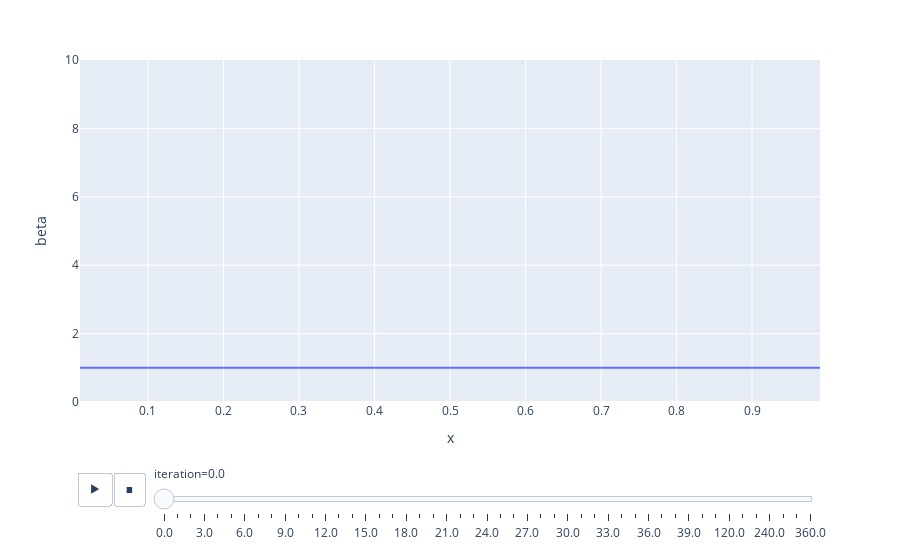

Notebook code cell kept with this figure:
### Code cell
import plotly.express as px
#fig, ax = plt.subplots(1, 1)
a=1
b=1
x = np.linspace(stats.beta.ppf(0.01, a, b),
                stats.beta.ppf(0.99, a, b), 100)

results = [np.array([[0]*len(x),x,stats.beta.pdf(x, a, b)]).T]


for i in range(1,400):
    outcome = np.random.binomial(1,0.2)
    a += outcome
    b += 1-outcome
    if i<=40:
        results.append(np.array([[i]*len(x),x,stats.beta.pdf(x, a, b)]).T)   
    elif i%40==0:
        results.append(np.array([[i]*len(x),x,stats.beta.pdf(x, a, b)]).T)   

df = pd.DataFrame(np.concatenate(results), columns=['iteration','x','beta']).sort_values(['iteration','x'])

fig = px.line(df, x='x', y='beta', animation_frame='iteration',range_y=[0,10])

fig.show()

### Figure 1 — Plotly figure (JSON) as saved in the notebook; plotly's stock layout.template omitted (floating-point values rounded to 4 significant figures)
{"data": [{"hovertemplate": "iteration=0.0<br>x=%{x}<br>beta=%{y}<extra></extra>", "legendgroup": "", "line": {"color": "#636efa", "dash": "solid"}, "mode": "lines", "name": "", "orientation": "v", "showlegend": false, "type": "scatter", "x": [0.01, 0.0199, 0.0298, 0.0397, 0.0496, 0.05949, 0.06939, 0.07929, 0.08919, 0.09909, 0.109, 0.1189, 0.1288, 0.1387, 0.1486, 0.1585, 0.1684, 0.1783, 0.1882, 0.1981, 0.208, 0.2179, 0.2278, 0.2377, 0.2476, 0.2575, 0.2674, 0.2773, 0.2872, 0.2971, 0.307, 0.3169, 0.3268, 0.3367, 0.3466, 0.3565, 0.3664, 0.3763, 0.3862, 0.3961, 0.406, 0.4159, 0.4258, 0.4357, 0.4456, 0.4555, 0.4654, 0.4753, 0.4852, 0.4951, 0.5049, 0.5148, 0.5247, 0.5346, 0.5445, 0.5544, 0.5643, 0.5742, 0.5841, 0.594, 0.6039, 0.6138, 0.6237, 0.6336, 0.6435, 0.6534, 0.6633, 0.6732, 0.6831, 0.693, 0.7029, 0.7128, 0.7227, 0.7326, 0.7425, 0.7524, 0.7623, 0.7722, 0.7821, 0.792, 0.8019, 0.8118, 0.8217, 0.8316, 0.8415, 0.8514, 0.8613, 0.8712, 0.8811, 0.891, 0.9009, 0.9108, 0.9207, 0.9306, 0.9405, 0.9504, 0.9603, 0.9702, 0.9801, 0.99], "xaxis": "x", "y": [1, 1, 1, 1, 1, 1, 1, 1, 1, 1, 1, 1, 1, 1, 1, 1, 1, 1, 1, 1, 1, 1, 1, 1, 1, 1, 1, 1, 1, 1, 1, 1, 1, 1, 1, 1, 1, 1, 1, 1, 1, 1, 1, 1, 1, 1, 1, 1, 1, 1, 1, 1, 1, 1, 1, 1, 1, 1, 1, 1, 1, 1, 1, 1, 1, 1, 1, 1, 1, 1, 1, 1, 1, 1, 1, 1, 1, 1, 1, 1, 1, 1, 1, 1, 1, 1, 1, 1, 1, 1, 1, 1, 1, 1, 1, 1, 1, 1, 1, 1], "yaxis": "y"}], "layout": {"legend": {"tracegroupgap": 0}, "margin": {"t": 60}, "sliders": [{"active": 0, "currentvalue": {"prefix": "iteration="}, "len": 0.9, "pad": {"b": 10, "t": 60}, "steps": [{"args": [["0.0"], {"frame": {"duration": 0, "redraw": false}, "fromcurrent": true, "mode": "immediate", "transition": {"duration": 0, "easing": "linear"}}], "label": "0.0", "method": "animate"}, {"args": [["1.0"], {"frame": {"duration": 0, "redraw": false}, "fromcurrent": true, "mode": "immediate", "transition": {"duration": 0, "easing": "linear"}}], "label": "1.0", "method": "animate"}, {"args": [["2.0"], {"frame": {"duration": 0, "redraw": false}, "fromcurrent": true, "mode": "immediate", "transition": {"duration": 0, "easing": "linear"}}], "label": "2.0", "method": "animate"}, {"args": [["3.0"], {"frame": {"duration": 0, "redraw": false}, "fromcurrent": true, "mode": "immediate", "transition": {"duration": 0, "easing": "linear"}}], "label": "3.0", "method": "animate"}, {"args": [["4.0"], {"frame": {"duration": 0, "redraw": false}, "fromcurrent": true, "mode": "immediate", "transition": {"duration": 0, "easing": "linear"}}], "label": "4.0", "method": "animate"}, {"args": [["5.0"], {"frame": {"duration": 0, "redraw": false}, "fromcurrent": true, "mode": "immediate", "transition": {"duration": 0, "easing": "linear"}}], "label": "5.0", "method": "animate"}, {"args": [["6.0"], {"frame": {"duration": 0, "redraw": false}, "fromcurrent": true, "mode": "immediate", "transition": {"duration": 0, "easing": "linear"}}], "label": "6.0", "method": "animate"}, {"args": [["7.0"], {"frame": {"duration": 0, "redraw": false}, "fromcurrent": true, "mode": "immediate", "transition": {"duration": 0, "easing": "linear"}}], "label": "7.0", "method": "animate"}, {"args": [["8.0"], {"frame": {"duration": 0, "redraw": false}, "fromcurrent": true, "mode": "immediate", "transition": {"duration": 0, "easing": "linear"}}], "label": "8.0", "method": "animate"}, {"args": [["9.0"], {"frame": {"duration": 0, "redraw": false}, "fromcurrent": true, "mode": "immediate", "transition": {"duration": 0, "easing": "linear"}}], "label": "9.0", "method": "animate"}, {"args": [["10.0"], {"frame": {"duration": 0, "redraw": false}, "fromcurrent": true, "mode": "immediate", "transition": {"duration": 0, "easing": "linear"}}], "label": "10.0", "method": "animate"}, {"args": [["11.0"], {"frame": {"duration": 0, "redraw": false}, "fromcurrent": true, "mode": "immediate", "transition": {"duration": 0, "easing": "linear"}}], "label": "11.0", "method": "animate"}, {"args": [["12.0"], {"frame": {"duration": 0, "redraw": false}, "fromcurrent": true, "mode": "immediate", "transition": {"duration": 0, "easing": "linear"}}], "label": "12.0", "method": "animate"}, {"args": [["13.0"], {"frame": {"duration": 0, "redraw": false}, "fromcurrent": true, "mode": "immediate", "transition": {"duration": 0, "easing": "linear"}}], "label": "13.0", "method": "animate"}, {"args": [["14.0"], {"frame": {"duration": 0, "redraw": false}, "fromcurrent": true, "mode": "immediate", "transition": {"duration": 0, "easing": "linear"}}], "label": "14.0", "method": "animate"}, {"args": [["15.0"], {"frame": {"duration": 0, "redraw": false}, "fromcurrent": true, "mode": "immediate", "transition": {"duration": 0, "easing": "linear"}}], "label": "15.0", "method": "animate"}, {"args": [["16.0"], {"frame": {"duration": 0, "redraw": false}, "fromcurrent": true, "mode": "immediate", "transition": {"duration": 0, "easing": "linear"}}], "label": "16.0", "method": "animate"}, {"args": [["17.0"], {"frame": {"duration": 0, "redraw": false}, "fromcurrent": true, "mode": "immediate", "transition": {"duration": 0, "easing": "linear"}}], "label": "17.0", "method": "animate"}, {"args": [["18.0"], {"frame": {"duration": 0, "redraw": false}, "fromcurrent": true, "mode": "immediate", "transition": {"duration": 0, "easing": "linear"}}], "label": "18.0", "method": "animate"}, {"args": [["19.0"], {"frame": {"duration": 0, "redraw": false}, "fromcurrent": true, "mode": "immediate", "transition": {"duration": 0, "easing": "linear"}}], "label": "19.0", "method": "animate"}, {"args": [["20.0"], {"frame": {"duration": 0, "redraw": false}, "fromcurrent": true, "mode": "immediate", "transition": {"duration": 0, "easing": "linear"}}], "label": "20.0", "method": "animate"}, {"args": [["21.0"], {"frame": {"duration": 0, "redraw": false}, "fromcurrent": true, "mode": "immediate", "transition": {"duration": 0, "easing": "linear"}}], "label": "21.0", "method": "animate"}, {"args": [["22.0"], {"frame": {"duration": 0, "redraw": false}, "fromcurrent": true, "mode": "immediate", "transition": {"duration": 0, "easing": "linear"}}], "label": "22.0", "method": "animate"}, {"args": [["23.0"], {"frame": {"duration": 0, "redraw": false}, "fromcurrent": true, "mode": "immediate", "transition": {"duration": 0, "easing": "linear"}}], "label": "23.0", "method": "animate"}, {"args": [["24.0"], {"frame": {"duration": 0, "redraw": false}, "fromcurrent": true, "mode": "immediate", "transition": {"duration": 0, "easing": "linear"}}], "label": "24.0", "method": "animate"}, {"args": [["25.0"], {"frame": {"duration": 0, "redraw": false}, "fromcurrent": true, "mode": "immediate", "transition": {"duration": 0, "easing": "linear"}}], "label": "25.0", "method": "animate"}, {"args": [["26.0"], {"frame": {"duration": 0, "redraw": false}, "fromcurrent": true, "mode": "immediate", "transition": {"duration": 0, "easing": "linear"}}], "label": "26.0", "method": "animate"}, {"args": [["27.0"], {"frame": {"duration": 0, "redraw": false}, "fromcurrent": true, "mode": "immediate", "transition": {"duration": 0, "easing": "linear"}}], "label": "27.0", "method": "animate"}, {"args": [["28.0"], {"frame": {"duration": 0, "redraw": false}, "fromcurrent": true, "mode": "immediate", "transition": {"duration": 0, "easing": "linear"}}], "label": "28.0", "method": "animate"}, {"args": [["29.0"], {"frame": {"duration": 0, "redraw": false}, "fromcurrent": true, "mode": "immediate", "transition": {"duration": 0, "easing": "linear"}}], "label": "29.0", "method": "animate"}, {"args": [["30.0"], {"frame": {"duration": 0, "redraw": false}, "fromcurrent": true, "mode": "immediate", "transition": {"duration": 0, "easing": "linear"}}], "label": "30.0", "method": "animate"}, {"args": [["31.0"], {"frame": {"duration": 0, "redraw": false}, "fromcurrent": true, "mode": "immediate", "transition": {"duration": 0, "easing": "linear"}}], "label": "31.0", "method": "animate"}, {"args": [["32.0"], {"frame": {"duration": 0, "redraw": false}, "fromcurrent": true, "mode": "immediate", "transition": {"duration": 0, "easing": "linear"}}], "label": "32.0", "method": "animate"}, {"args": [["33.0"], {"frame": {"duration": 0, "redraw": false}, "fromcurrent": true, "mode": "immediate", "transition": {"duration": 0, "easing": "linear"}}], "label": "33.0", "method": "animate"}, {"args": [["34.0"], {"frame": {"duration": 0, "redraw": false}, "fromcurrent": true, "mode": "immediate", "transition": {"duration": 0, "easing": "linear"}}], "label": "34.0", "method": "animate"}, {"args": [["35.0"], {"frame": {"duration": 0, "redraw": false}, "fromcurrent": true, "mode": "immediate", "transition": {"duration": 0, "easing": "linear"}}], "label": "35.0", "method": "animate"}, {"args": [["36.0"], {"frame": {"duration": 0, "redraw": false}, "fromcurrent": true, "mode": "immediate", "transition": {"duration": 0, "easing": "linear"}}], "label": "36.0", "method": "animate"}, {"args": [["37.0"], {"frame": {"duration": 0, "redraw": false}, "fromcurrent": true, "mode": "immediate", "transition": {"duration": 0, "easing": "linear"}}], "label": "37.0", "method": "animate"}, {"args": [["38.0"], {"frame": {"duration": 0, "redraw": false}, "fromcurrent": true, "mode": "immediate", "transition": {"duration": 0, "easing": "linear"}}], "label": "38.0", "method": "animate"}, {"args": [["39.0"], {"frame": {"duration": 0, "redraw": false}, "fromcurrent": true, "mode": "immediate", "transition": {"duration": 0, "easing": "linear"}}], "label": "39.0", "method": "animate"}, {"args": [["40.0"], {"frame": {"duration": 0, "redraw": false}, "fromcurrent": true, "mode": "immediate", "transition": {"duration": 0, "easing": "linear"}}], "label": "40.0", "method": "animate"}, {"args": [["80.0"], {"frame": {"duration": 0, "redraw": false}, "fromcurrent": true, "mode": "immediate", "transition": {"duration": 0, "easing": "linear"}}], "label": "80.0", "method": "animate"}, {"args": [["120.0"], {"frame": {"duration": 0, "redraw": false}, "fromcurrent": true, "mode": "immediate", "transition": {"duration": 0, "easing": "linear"}}], "label": "120.0", "method": "animate"}, {"args": [["160.0"], {"frame": {"duration": 0, "redraw": false}, "fromcurrent": true, "mode": "immediate", "transition": {"duration": 0, "easing": "linear"}}], "label": "160.0", "method": "animate"}, {"args": [["200.0"], {"frame": {"duration": 0, "redraw": false}, "fromcurrent": true, "mode": "immediate", "transition": {"duration": 0, "easing": "linear"}}], "label": "200.0", "method": "animate"}, {"args": [["240.0"], {"frame": {"duration": 0, "redraw": false}, "fromcurrent": true, "mode": "immediate", "transition": {"duration": 0, "easing": "linear"}}], "label": "240.0", "method": "animate"}, {"args": [["280.0"], {"frame": {"duration": 0, "redraw": false}, "fromcurrent": true, "mode": "immediate", "transition": {"duration": 0, "easing": "linear"}}], "label": "280.0", "method": "animate"}, {"args": [["320.0"], {"frame": {"duration": 0, "redraw": false}, "fromcurrent": true, "mode": "immediate", "transition": {"duration": 0, "easing": "linear"}}], "label": "320.0", "method": "animate"}, {"args": [["360.0"], {"frame": {"duration": 0, "redraw": false}, "fromcurrent": true, "mode": "immediate", "transition": {"duration": 0, "easing": "linear"}}], "label": "360.0", "method": "animate"}], "x": 0.1, "xanchor": "left", "y": 0, "yanchor": "top"}], "updatemenus": [{"buttons": [{"args": [null, {"frame": {"duration": 500, "redraw": false}, "fromcurrent": true, "mode": "immediate", "transition": {"duration": 500, "easing": "linear"}}], "label": "&#9654;", "method": "animate"}, {"args": [[null], {"frame": {"duration": 0, "redraw": false}, "fromcurrent": true, "mode": "immediate", "transition": {"duration": 0, "easing": "linear"}}], "label": "&#9724;", "method": "animate"}], "direction": "left", "pad": {"r": 10, "t": 70}, "showactive": false, "type": "buttons", "x": 0.1, "xanchor": "right", "y": 0, "yanchor": "top"}], "xaxis": {"anchor": "y", "domain": [0, 1], "title": {"text": "x"}}, "yaxis": {"anchor": "x", "domain": [0, 1], "range": [0, 10], "title": {"text": "beta"}}}}
